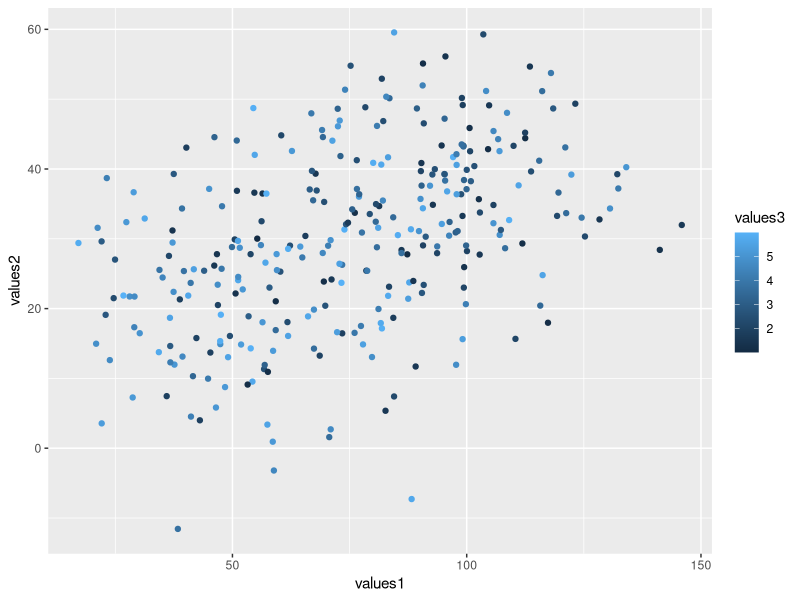
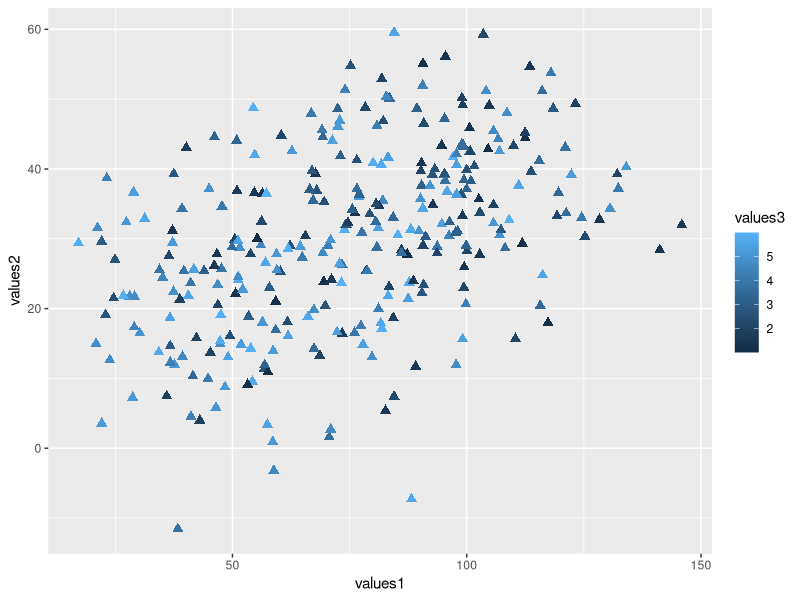
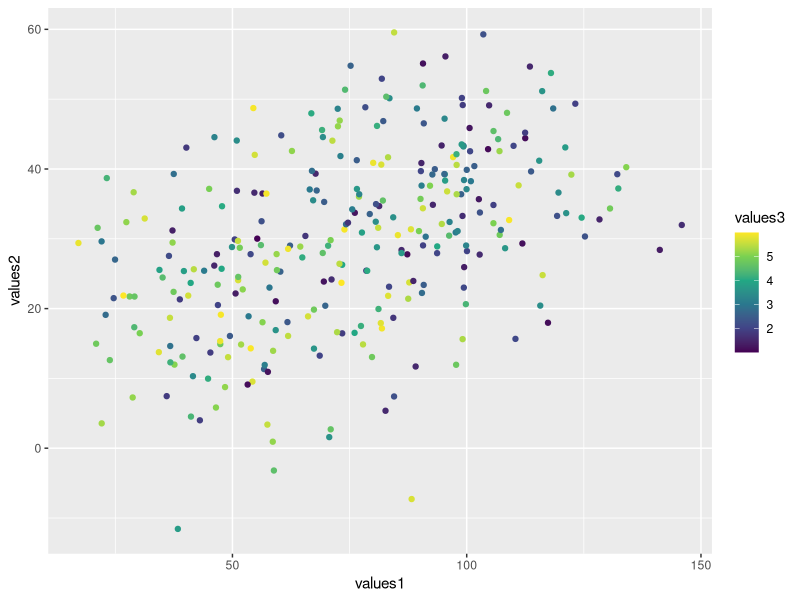

Reproduce these figures in R, in order.
## ---- chunk 1
knitr::opts_chunk$set(echo = TRUE, fig.align = "center")

# title: Creating a color-graded scatter plot
# author: jonathan
# revised: 17/3/2020

WEB <- c("https://bioceed.uib.no/dropfolder/bioSTATS/Rmd/Visualizing/Simple/color-graded-scatter.html")
GIT <- c("https://github.com/jonathansoule/biostats/blob/master/Visualizing/Simple/color-graded-scatter.Rmd")
library(ggplot2)
# variable 1
values1 <- c(rnorm(100, mean = 50, sd = 15), rnorm(100, mean = 75, sd = 15), rnorm(100, mean = 100, sd = 15))
# variable 2
values2 <- c(rnorm(100, mean = 20, sd = 10), rnorm(100, mean = 30, sd = 10), rnorm(100, mean = 40, sd = 10))
# variable 3
values3 <- runif(300, min = 1, max = 6)
## ---- chunk 2
# dataframe
df <- data.frame(values1, values2, values3)
str(df)
## ---- chunk 3
ggplot(df, aes(values1, values2)) +
  geom_point(aes(color = values3))
## ---- chunk 4
ggplot(df, aes(values1, values2)) +
  geom_point(aes(color = values3), size = 2.5, shape = 17)
## ---- chunk 5
ggplot(df, aes(values1, values2)) +
  geom_point(aes(color = values3)) +
  scale_color_viridis_c()
